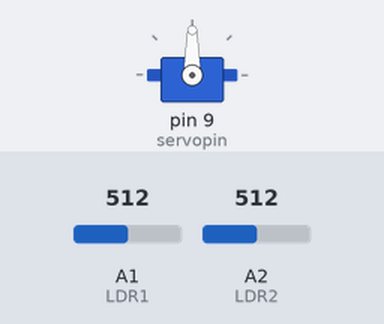
This sketch was run on a simulated Arduino Uno, built with avr-gcc and run on an emulated ATmega328P. Shown: servo. The test bench sets the inputs (shaded band); at power-on: A1 (LDR1) = 512, A2 (LDR2) = 512. What the sketch prints to the serial monitor is not drawn.

Above: at 2.2 s.
2.3 s: A1 (LDR1) set to 533
At 3.54 s:
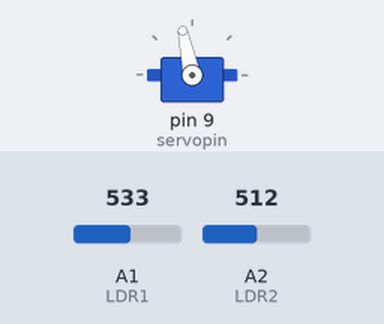
5.3 s: A1 (LDR1) set to 306
8.3 s: A2 (LDR2) set to 326
11.3 s: A2 (LDR2) set to 311
At 11.3 s:
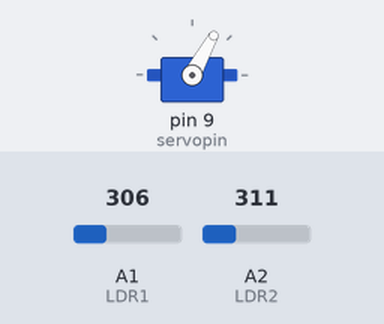
12.8 s: A1 (LDR1) set to 293
At 13.97 s:
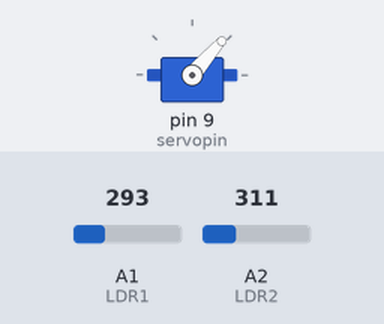
At 15.17 s:
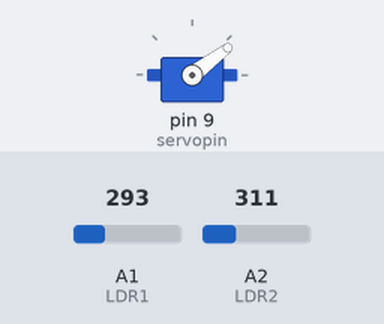
15.8 s: A1 (LDR1) set to 511
Timing chart, 0 to 28.2 s (numbered marks = the images above; inputs shaded):
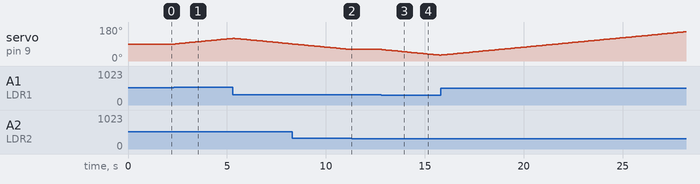

Measured:
- the behaviour switches between 517 and 518 on A1 (LDR1) (found by bisection; images 0 and 1)
- the behaviour switches between 312 and 311 on A2 (LDR2) (found by bisection; images 1 and 2)
- the behaviour switches between 306 and 305 on A1 (LDR1) (found by bisection; images 2 and 3)
- after the input at 2.3 s, servo on pin 9 (servopin): moves from 90° to 120° over 2.9 s, starting after 0.09 s
- after the input at 11.3 s, servo on pin 9 (servopin): stays 61° (without the input it goes to 60° after 0.02 s)
- after the input at 12.8 s, servo on pin 9 (servopin): moves from 61° to 31° over 2.9 s, starting at once

The sketch:

Source.ino
```cpp
#include <Servo.h>


Servo sg90;
int initial_position = 90;
int LDR1 = A1;
int LDR2 = A2;
int error = 5;
int servopin = 9;
const int lm35_pin = A0;
int temp_adc_val;
float temp_val;


void setup() {

  Serial.begin(9600);
  sg90.attach(servopin);
  pinMode(LDR1, INPUT);
  pinMode(LDR2, INPUT);
  sg90.write(initial_position);
  delay(1000);

  temp_adc_val = analogRead(lm35_pin);
  temp_val = (temp_adc_val * 4.88);
  temp_val = (temp_val/10);
  Serial.print("Temperature = ");
  Serial.print(temp_val);
  Serial.println(" Degree Celsius");

  if(temp_val < 20){
    Serial.println("As the temperature is low, it's better if you don't put out your clothes to dry. Be careful today as the panel won't pull much juice.");
    Serial.println("Don't forget to take your umbrella !");
  }

  else{
    Serial.println("As the temperature is warm enough, feel free to dry your clothes outside.");
    Serial.println("Don't forget to wear a sunscreen !");
  }
}


void loop() {

  int R1 = analogRead(LDR1);
  int R2 = analogRead(LDR2);
  int diff1= abs(R1 - R2);
  int diff2= abs(R2 - R1);

  if((diff1 <= error) || (diff2 <= error)) {
    //if the difference is under the error then do nothing
  }

  else {
    if(R1 < R2) {
      initial_position = --initial_position;  //Move the servo towards 0 degree
    }

    if(R1 > R2) {
      initial_position = ++initial_position; //Move the servo towards 180 degree
    }

    if(R1 == R2) {
      initial_position = 90;
    }
  }

  sg90.write(initial_position);
  delay(100);
} 
```
